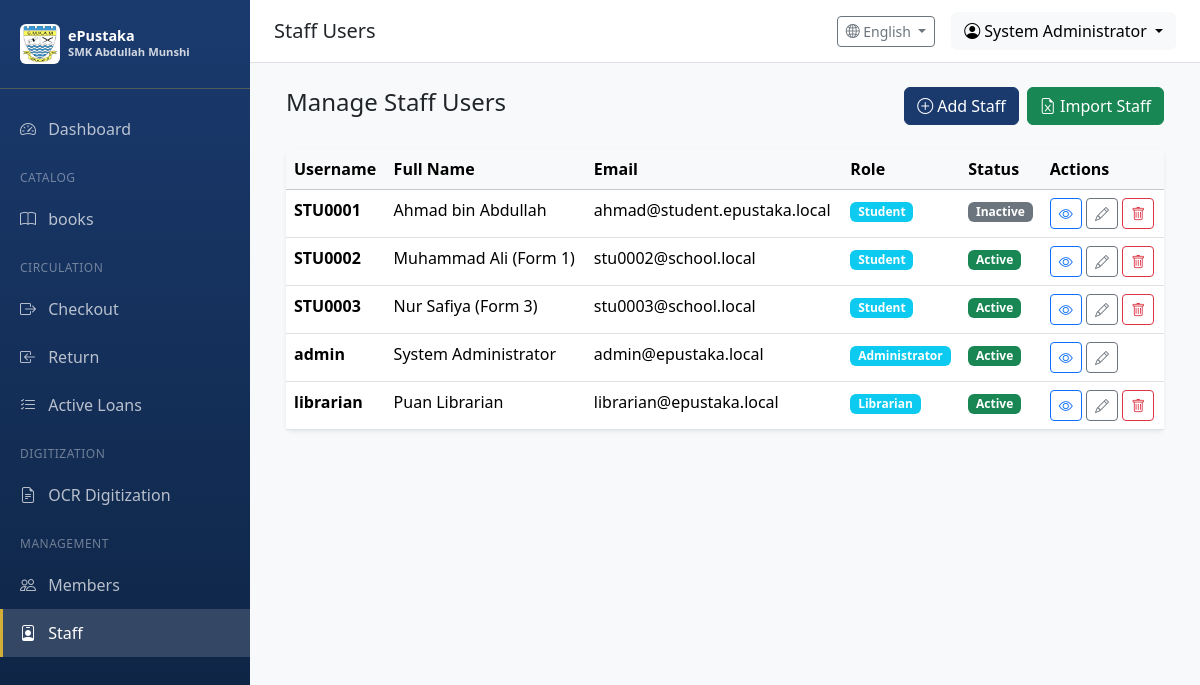
/users/staff (signed in), run on the app's committed database.
### app/models/user.py (models this page shows, shortened)
class User(UserMixin, db.Model):
    __tablename__ = 'users'
    id = db.Column(db.Integer, primary_key=True)
    username = db.Column(db.String(64), unique=True, nullable=False, index=True)
    email = db.Column(db.String(120), unique=True, nullable=False, index=True)
    password_hash = db.Column(db.String(256), nullable=False)
    full_name = db.Column(db.String(128))
    is_active = db.Column(db.Boolean, default=True)
    role_id = db.Column(db.Integer, db.ForeignKey('roles.id'))
    created_at = db.Column(db.DateTime, default=datetime.utcnow)
    updated_at = db.Column(db.DateTime, default=datetime.utcnow, onupdate=datetime.utcnow)
    last_login = db.Column(db.DateTime)
    def can(self, perm):
        return self.role is not None and self.role.has_permission(perm)

class Role(db.Model):
    __tablename__ = 'roles'
    id = db.Column(db.Integer, primary_key=True)
    name = db.Column(db.String(64), unique=True, nullable=False)
    description = db.Column(db.String(256))
    permissions = db.Column(db.Integer, default=0)
    is_default = db.Column(db.Boolean, default=False, index=True)
    users = db.relationship('User', backref='role', lazy='dynamic')
    def has_permission(self, perm):
        return self.permissions & perm == perm

### app/routes/users.py (the view)
@users_bp.route('/staff')
@login_required
@permission_required(Permission.MANAGE_USERS)
def staff_list():
    users = User.query.order_by(User.username).all()
    return render_template('users/staff_list.html', users=users)

### app/models/user.py (called while the page is built)
@login_manager.user_loader
def load_user(user_id):
    from app.models import Member
    if user_id.startswith('user_'):
        user_id_num = int(user_id.split('_')[1])
        return User.query.get(user_id_num)
    elif user_id.startswith('member_'):
        user_id_num = int(user_id.split('_')[1])
        return Member.query.get(user_id_num)
    else:
        return User.query.get(int(user_id))

### app/routes/users.py (called while the page is built)
def permission_required(perm):
    def decorator(f):
        from functools import wraps
        @wraps(f)
        def decorated_function(*args, **kwargs):
            if not current_user.can(perm):
                flash('You do not have permission to access this page', 'error')
                return redirect(url_for('main.dashboard'))
            return f(*args, **kwargs)
        return decorated_function
    return decorator

### app/utils/i18n.py (called while the page is built)
def get_language() -> str:
    try:
        return session.get('language', DEFAULT_LANGUAGE)
    except RuntimeError:
        return DEFAULT_LANGUAGE

def get_text(key: str, lang: str = None) -> str:
    if lang is None:
        lang = get_language()
    if key in TRANSLATIONS:
        trans = TRANSLATIONS[key]
        if lang in trans:
            return trans[lang]
        elif DEFAULT_LANGUAGE in trans:
            return trans[DEFAULT_LANGUAGE]
    return key.replace('_', ' ').title()

def register_i18n(app):
    @app.before_request
    def init_language():
        if 'language' not in session:
            session['language'] = DEFAULT_LANGUAGE
    @app.context_processor
    def inject_i18n():
        return {
            't': get_text,
            'get_text': get_text,
            'current_language': get_language(),
            'languages': LANGUAGES
        }
    @app.route('/set-language/<lang_code>')
    def set_lang(lang_code):
        """Route to change language."""
        from flask import redirect, request
        set_language(lang_code)
        return redirect(request.referrer or '/')

### app/templates/users/staff_list.html (shortened to what this page needs)
{% extends "base.html" %}
{% block page_title %}Staff Users{% endblock %}
{% block content %}
<div class="container-fluid">
    <div class="d-flex justify-content-between align-items-center mb-4">
        <h4>Manage Staff Users</h4>
        <div class="gap-2 d-flex">
            <a href="{{ url_for('users.add_staff') }}" class="btn btn-primary">
                <i class="bi bi-plus-circle me-1"></i>Add Staff
            </a>
            <a href="{{ url_for('users.import_staff') }}" class="btn btn-success">
                <i class="bi bi-file-earmark-excel"></i> Import Staff
            </a>
        </div>
    </div>
    <div class="card border-0 shadow-sm">
        <div class="card-body p-0">
            <div class="table-responsive">
                <table class="table table-hover mb-0">
                    <thead class="table-light">
                        <tr>
                            <th>Username</th>
                            <th>Full Name</th>
                            <th>Email</th>
                            <th>Role</th>
                            <th>Status</th>
                            <th>Actions</th>
                        </tr>
                    </thead>
                    <tbody>
                        {% for user in users %}
                        <tr>
                            <td><strong>{{ user.username }}</strong></td>
                            <td>{{ user.full_name or '-' }}</td>
                            <td>{{ user.email or '-' }}</td>
                            <td>
                                <span class="badge bg-info">{{ user.role.name if user.role else 'No Role' }}</span>
                            </td>
                            <td>
                                {% if user.is_active %}
                                    <span class="badge bg-success">Active</span>
                                {% else %}
                                    <span class="badge bg-secondary">Inactive</span>
                                {% endif %}
                            </td>
                            <td>
                                <a href="{{ url_for('users.view_staff', user_id=user.id) }}"
                                   class="btn btn-sm btn-outline-primary" title="View">
                                    <i class="bi bi-eye"></i>
                                </a>
                                <a href="{{ url_for('users.edit_staff', user_id=user.id) }}"
                                   class="btn btn-sm btn-outline-secondary" title="Edit">
                                    <i class="bi bi-pencil"></i>
                                </a>
                                {% if user.id != current_user.id %}
                                    <form method="POST" action="{{ url_for('users.delete_staff', user_id=user.id) }}" style="display: inline;">
                                        <button type="submit" class="btn btn-sm btn-outline-danger" title="Delete" onclick="return confirm('Delete staff account {{ user.username }}?')">
                                            <i class="bi bi-trash"></i>
                                        </button>
                                    </form>
                                {% endif %}
                            </td>
                        </tr>
                        {% else %}
                        <tr>
                            <td colspan="6" class="text-center py-4 text-muted">
                                No staff users found
                            </td>
                        </tr>
                        {% endfor %}
                    </tbody>
                </table>
            </div>
        </div>
    </div>
</div>
{% endblock %}

### app/templates/base.html (shortened to what this page needs)
<!DOCTYPE html>
<html lang="en">
<head>
    <link href="https://cdn.jsdelivr.net/npm/bootstrap@5.3.2/dist/css/bootstrap.min.css" rel="stylesheet">
    <link href="https://cdn.jsdelivr.net/npm/bootstrap-icons@1.11.1/font/bootstrap-icons.css" rel="stylesheet">
</head>
<body>
    {% if current_user.is_authenticated %}
    <nav class="sidebar">
        <div class="sidebar-brand">
            <div class="d-flex align-items-center">
                <img src="{{ url_for('static', filename='images/Lencana_Sekolah_Menengah_Kebangsaan_Abdullah_Munshi.jpg') }}"
                     alt="SMK Abdullah Munshi"
                     class="me-2 rounded"
                     style="width: 40px; height: 40px; object-fit: contain; background: white; padding: 2px;">
                <div>
                    <div style="font-size: 0.9rem; line-height: 1.2;">ePustaka</div>
                    <div style="font-size: 0.7rem; opacity: 0.8;">SMK Abdullah Munshi</div>
                </div>
            </div>
        </div>
        <ul class="nav flex-column">
            {% set is_member = current_user.__class__.__name__ == 'Member' %}
            {% if is_member %}
                {% set is_staff = current_user.member_type in ['Staff', 'Student Assistant', 'Librarian', 'Teacher'] %}
            {% else %}
                {% set is_staff = current_user.role and current_user.role.name != 'Student' %}
            {% endif %}
            {% if is_member and not is_staff %}
            <li class="sidebar-section">{{ t('student_portal') }}</li>
            <li class="nav-item">
                <a class="nav-link {% if request.endpoint == 'student.index' %}active{% endif %}" href="{{ url_for('student.index') }}">
                    <i class="bi bi-house"></i> {{ t('home') }}
                </a>
            </li>
            <li class="nav-item">
                <a class="nav-link {% if request.endpoint == 'student.search_books' %}active{% endif %}" href="{{ url_for('student.search_books') }}">
                    <i class="bi bi-search"></i> {{ t('search_books') }}
                </a>
            </li>
            <li class="nav-item">
                <a class="nav-link {% if request.endpoint == 'student.my_loans' %}active{% endif %}" href="{{ url_for('student.my_loans') }}">
                    <i class="bi bi-journal-bookmark"></i> {{ t('my_loans') }}
                </a>
            </li>
            <li class="nav-item">
                <a class="nav-link {% if request.endpoint == 'student.leaderboard' %}active{% endif %}" href="{{ url_for('student.leaderboard') }}">
                    <i class="bi bi-trophy"></i> {{ t('leaderboard') }}
                </a>
            </li>
            {% elif is_staff %}
            <li class="nav-item">
                <a class="nav-link {% if request.endpoint == 'main.dashboard' %}active{% endif %}" href="{{ url_for('main.dashboard') }}">
                    <i class="bi bi-speedometer2"></i> {{ t('dashboard') }}
                </a>
            </li>
            {% if current_user.can(1) or current_user.can(2) %}
            <li class="sidebar-section">{{ t('catalog') }}</li>
            <li class="nav-item">
                <a class="nav-link {% if 'catalog' in request.endpoint %}active{% endif %}" href="{{ url_for('catalog.index') }}">
                    <i class="bi bi-book"></i> {{ t('books') }}
                </a>
            </li>
            <li class="sidebar-section">{{ t('circulation') }}</li>
            <li class="nav-item">
                <a class="nav-link {% if request.endpoint == 'circulation.checkout' %}active{% endif %}" href="{{ url_for('circulation.checkout') }}">
                    <i class="bi bi-box-arrow-right"></i> {{ t('checkout') }}
                </a>
            </li>
            <li class="nav-item">
                <a class="nav-link {% if request.endpoint == 'circulation.return_book' %}active{% endif %}" href="{{ url_for('circulation.return_book') }}">
                    <i class="bi bi-box-arrow-in-left"></i> {{ t('return') }}
                </a>
            </li>
            <li class="nav-item">
                <a class="nav-link {% if request.endpoint == 'circulation.active_loans' %}active{% endif %}" href="{{ url_for('circulation.active_loans') }}">
                    <i class="bi bi-list-check"></i> {{ t('active_loans') }}
                </a>
            </li>
            {% endif %}
            {% if current_user.can(512) %}
            <li class="sidebar-section">{{ t('digitization') }}</li>
            <li class="nav-item">
                <a class="nav-link {% if 'ocr' in request.endpoint %}active{% endif %}" href="{{ url_for('ocr.index') }}">
                    <i class="bi bi-file-earmark-text"></i> {{ t('ocr_digitization') }}
                </a>
            </li>
            {% endif %}
            {% if current_user.can(128) %}
            <li class="sidebar-section">{{ t('management') }}</li>
            <li class="nav-item">
                <a class="nav-link {% if request.endpoint == 'users.member_list' %}active{% endif %}" href="{{ url_for('users.member_list') }}">
                    <i class="bi bi-people"></i> {{ t('members') }}
                </a>
            </li>
            {% endif %}
            {% if current_user.can(256) %}
            <li class="nav-item">
                <a class="nav-link {% if request.endpoint == 'users.staff_list' %}active{% endif %}" href="{{ url_for('users.staff_list') }}">
                    <i class="bi bi-person-badge"></i> {{ t('staff') }}
                </a>
            </li>
            {% endif %}
            {% endif %}
        </ul>
    </nav>
    <div class="main-content">
        <nav class="top-navbar d-flex justify-content-between align-items-center">
            <div>
                <h5 class="mb-0">{% block page_title %}{{ t('dashboard') }}{% endblock %}</h5>
            </div>
            <div class="d-flex align-items-center gap-3">
                <div class="dropdown">
                    <button class="btn btn-outline-secondary btn-sm dropdown-toggle" type="button" data-bs-toggle="dropdown">
                        <i class="bi bi-globe2"></i> {{ languages.get(current_language, 'English') }}
                    </button>
                </div>
                <div class="dropdown">
                    <button class="btn btn-light dropdown-toggle" type="button" data-bs-toggle="dropdown">
                        <i class="bi bi-person-circle"></i> {{ current_user.full_name or current_user.username }}
                    </button>
                </div>
            </div>
        </nav>
        <div class="content-wrapper">
            {% block content %}{% endblock %}
        </div>
    </div>
    {% else %}
    {% block public_content %}{% endblock %}
    {% endif %}
</body>
</html>

### app/templates/base.html (style rules this page uses)
:root { --sidebar-width: 250px; --primary-color: #1a3a6e; --primary-dark: #0d2240; --accent-color: #d4af37; --accent-light: #f0d77a; }
body { min-height: 100vh; }
.sidebar { position: fixed; top: 0; left: 0; width: var(--sidebar-width); height: 100vh; background: linear-gradient(180deg, var(--primary-color) 0%, var(--primary-dark) 100%); padding-top: 1rem; overflow-y: auto; }
.sidebar .nav-link { color: rgba(255,255,255,0.7); padding: 0.75rem 1.25rem; border-radius: 0; }
.sidebar .nav-link:hover, .sidebar .nav-link.active { color: #fff; background: rgba(255,255,255,0.1); }
.sidebar .nav-link i { width: 24px; margin-right: 0.5rem; }
.sidebar-brand { color: #fff; font-size: 1.25rem; font-weight: 600; padding: 0.5rem 1.25rem 1.5rem; border-bottom: 1px solid rgba(255,255,255,0.1); margin-bottom: 1rem; }
.sidebar-section { color: rgba(255,255,255,0.4); font-size: 0.75rem; text-transform: uppercase; padding: 1rem 1.25rem 0.5rem; letter-spacing: 0.5px; }
.main-content { margin-left: var(--sidebar-width); min-height: 100vh; background: #f8f9fa; }
.top-navbar { background: #fff; border-bottom: 1px solid #dee2e6; padding: 0.75rem 1.5rem; }
.content-wrapper { padding: 1.5rem; }
.btn-primary { background-color: var(--primary-color); border-color: var(--primary-color); }
.sidebar .nav-link.active { background: rgba(255, 255, 255, 0.15); color: #fff; border-left: 3px solid var(--accent-color); padding-left: calc(1.25rem - 3px); }
.sidebar-brand { border-bottom-color: rgba(212, 175, 55, 0.3); }

### data on the page
User: full_name "System Administrator", username "admin", email "admin@epustaka.local", role "Administrator", is_active "Active"
User: username "STU0001", full_name "Ahmad bin Abdullah", email "ahmad@student.epustaka.local", role "Student", is_active "Inactive"
User: username "STU0002", full_name "Muhammad Ali (Form 1)", email "stu0002@school.local", role "Student", is_active "Active"
User: username "STU0003", full_name "Nur Safiya (Form 3)", email "stu0003@school.local", role "Student", is_active "Active"
User: username "librarian", full_name "Puan Librarian", email "librarian@epustaka.local", role "Librarian", is_active "Active"

### other printed values
{{ t('dashboard') }} "Dashboard"
{{ t('catalog') }} "CATALOG"
{{ t('books') }} "books"
{{ t('circulation') }} "CIRCULATION"
{{ t('checkout') }} "Checkout"
{{ t('return') }} "Return"
{{ t('active_loans') }} "Active Loans"
{{ t('digitization') }} "DIGITIZATION"
{{ t('ocr_digitization') }} "OCR Digitization"
{{ t('management') }} "MANAGEMENT"
{{ t('members') }} "Members"
{{ t('staff') }} "Staff"
{{ languages.get(current_language, 'English') }} "English"
